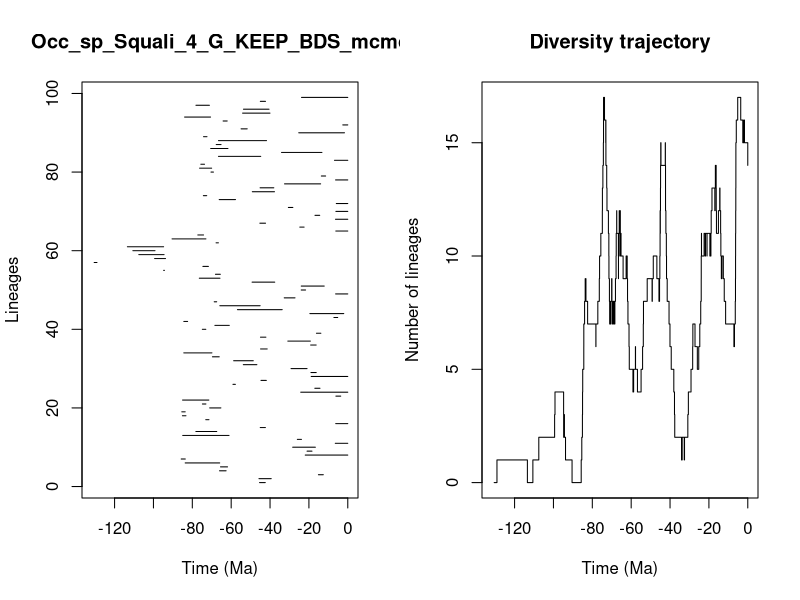

The R source for this figure:


pdf(file='../Results/Species/5_MA_bins_EP_FT/pyrate_mcmc_logs/Occ_sp_Squali_4_G_KEEP_BDS_mcmc_LTT.pdf',width=0.6*20, height=0.6*10)
title = "Occ_sp_Squali_4_G_KEEP_BDS_mcmc"
ts=c(45.39765163712693, 45.7048144458054,15.106788825376142,66.00128608010246,65.49631381867212,83.66279232344999,85.7175024663365,21.8938570199957,20.958293019201243,28.35585014893922,6.4322725295907155,25.957040347051667,84.9390410272252,78.17096182602226,45.04467745053198,6.209454896052429,73.07581266078573,85.0927284011288,85.41223996083,71.06782082398426,74.80328371701364,85.01768848954907,6.12129455943473,24.21295459481048,16.960437600622296,59.090571383690005,44.666678098583965,18.825545970815895,18.964901792030375,29.204610546705563,53.76052915485589,58.732816488477276,69.64058865995193,84.38187898173831,44.876703303053596,19.105515849687183,30.84811671281253,44.92915665572952,16.12055097295563,74.84313524228884,68.38572842051055,84.37186235277173,7.141846686816542,19.50499593908773,56.776254977442896,65.83879713396755,68.72645055775398,32.70449822997451,6.263265861873146,23.959151681094976,23.9435544425889,49.24622271149174,76.4032041349608,68.09003243253017,94.75116518119808,74.56063486361458,130.50240903983945,99.39837491242706,107.53426732590376,110.5860202714398,113.40786461981574,67.76875978096132,90.41983211732193,77.16410398537096,6.16052579257959,24.692979022497937,45.242684569522105,6.328529333980213,16.879427258850793,6.124878791786518,30.57369181521107,5.910989398013737,66.17058965677204,74.30979966233775,49.124178715445346,45.12445651403112,32.548342894564065,6.285295208195608,13.602050822716835,70.39361138319477,76.2619640276496,75.6130558479705,6.845917545254408,66.54356837966762,34.09272193295813,70.54651854110463,67.6948511828725,66.53760435087297,74.22839624401733,25.232327756296534,54.90361715297537,2.5698752524713635,64.15429649994236,83.975086130776,54.12983271735691,53.672236015371325,78.12937398849408,44.99938606121613,23.80650853726276)
te=c(42.45383125948987, 39.389720189162716,12.583503895923139,62.60060836047617,61.872447547554046,65.9003458113904,83.6107786287892,0.0,18.42186011783003,16.68237712383594,0.0,23.836056687975233,61.10909201692385,67.41494512891005,42.39325861733672,0.0,71.44324666779944,83.27226583527067,83.66440692474062,65.29970701144332,73.00688453940731,71.48907021739515,3.6280430998584476,0.0,14.30740748351614,57.823748731952286,41.9032046073245,0.0,16.23345818331014,20.952741471948404,46.7778590097672,48.62955989200769,66.15183400693542,69.91066057849353,41.464142297346704,16.270837650026234,19.25208398515236,42.13930064604908,13.853513583974754,73.05664246918305,60.97513816384582,82.41622809809088,5.178332039646391,2.068264305544966,33.74820683890858,45.10666297018404,67.4612295087063,27.154911526431572,0.0,21.71112765502885,12.108611998340596,37.58322736468224,65.77362961344588,65.58159027903274,94.3401891585387,71.71993791792787,129.06370769578885,93.78516044152893,94.5337339163525,99.20154620994363,94.76860452252716,66.57745756599618,73.00278030733557,74.22430172470455,0.0,22.479504536008516,42.32000462969744,0.0,14.439558544058027,0.0,28.261395503152674,0.0,57.75784785456683,72.58465423727286,37.71358539089041,38.0644126099249,13.970588565291989,0.0,11.401813163850191,69.12381910202892,70.05030220461073,73.72601589200275,0.0,44.79245793013625,13.301314381775775,61.6629832528644,65.21440082116591,41.811736435911065,72.45475578243365,1.698661050494729,51.75339097462987,0.0,62.04895263720561,70.6130850225433,40.034285228328805,40.51779461375784,71.19456495219345,42.32659452901281,0.0)
div_traj=c(0, 1,0,1,2,3,4,3,2,3,2,1,0,1,2,3,4,5,6,7,8,9,8,9,8,7,6,7,8,9,10,11,12,13,14,15,16,17,16,15,16,15,14,13,12,11,10,9,8,7,8,7,8,9,8,7,8,7,8,9,10,11,12,11,10,9,10,11,12,11,12,11,12,11,10,11,10,9,10,9,8,7,6,5,4,5,6,5,4,5,6,7,8,9,8,9,10,9,8,9,10,11,12,11,12,13,14,15,14,15,14,13,12,11,10,9,8,7,6,5,4,3,2,1,2,1,2,3,4,5,6,7,6,5,6,7,8,9,10,11,10,11,10,11,10,11,10,11,10,11,12,13,12,13,14,13,12,11,12,13,12,11,10,9,10,9,8,7,6,7,8,9,10,11,12,13,14,15,16,17,16,15,16,15,14)
time_events=c(130.50240903983945, 129.06370769578885,113.40786461981574,110.5860202714398,107.53426732590376,99.39837491242706,99.20154620994363,94.76860452252716,94.75116518119808,94.5337339163525,94.3401891585387,93.78516044152893,90.41983211732193,85.7175024663365,85.41223996083,85.0927284011288,85.01768848954907,84.9390410272252,84.38187898173831,84.37186235277173,83.975086130776,83.66440692474062,83.66279232344999,83.6107786287892,83.27226583527067,82.41622809809088,78.17096182602226,78.12937398849408,77.16410398537096,76.4032041349608,76.2619640276496,75.6130558479705,74.84313524228884,74.80328371701364,74.56063486361458,74.30979966233775,74.22839624401733,74.22430172470455,73.72601589200275,73.07581266078573,73.05664246918305,73.00688453940731,73.00278030733557,72.58465423727286,72.45475578243365,71.71993791792787,71.48907021739515,71.44324666779944,71.19456495219345,71.06782082398426,70.6130850225433,70.54651854110463,70.39361138319477,70.05030220461073,69.91066057849353,69.64058865995193,69.12381910202892,68.72645055775398,68.38572842051055,68.09003243253017,67.76875978096132,67.6948511828725,67.4612295087063,67.41494512891005,66.57745756599618,66.54356837966762,66.53760435087297,66.17058965677204,66.15183400693542,66.00128608010246,65.9003458113904,65.83879713396755,65.77362961344588,65.58159027903274,65.49631381867212,65.29970701144332,65.21440082116591,64.15429649994236,62.60060836047617,62.04895263720561,61.872447547554046,61.6629832528644,61.10909201692385,60.97513816384582,59.090571383690005,58.732816488477276,57.823748731952286,57.75784785456683,56.776254977442896,54.90361715297537,54.12983271735691,53.76052915485589,53.672236015371325,51.75339097462987,49.24622271149174,49.124178715445346,48.62955989200769,46.7778590097672,45.7048144458054,45.39765163712693,45.242684569522105,45.12445651403112,45.10666297018404,45.04467745053198,44.99938606121613,44.92915665572952,44.876703303053596,44.79245793013625,44.666678098583965,42.45383125948987,42.39325861733672,42.32659452901281,42.32000462969744,42.13930064604908,41.9032046073245,41.811736435911065,41.464142297346704,40.51779461375784,40.034285228328805,39.389720189162716,38.0644126099249,37.71358539089041,37.58322736468224,34.09272193295813,33.74820683890858,32.70449822997451,32.548342894564065,30.84811671281253,30.57369181521107,29.204610546705563,28.35585014893922,28.261395503152674,27.154911526431572,25.957040347051667,25.232327756296534,24.692979022497937,24.21295459481048,23.959151681094976,23.9435544425889,23.836056687975233,23.80650853726276,22.479504536008516,21.8938570199957,21.71112765502885,20.958293019201243,20.952741471948404,19.50499593908773,19.25208398515236,19.105515849687183,18.964901792030375,18.825545970815895,18.42186011783003,16.960437600622296,16.879427258850793,16.68237712383594,16.270837650026234,16.23345818331014,16.12055097295563,15.106788825376142,14.439558544058027,14.30740748351614,13.970588565291989,13.853513583974754,13.602050822716835,13.301314381775775,12.583503895923139,12.108611998340596,11.401813163850191,7.141846686816542,6.845917545254408,6.4322725295907155,6.328529333980213,6.285295208195608,6.263265861873146,6.209454896052429,6.16052579257959,6.124878791786518,6.12129455943473,5.910989398013737,5.178332039646391,3.6280430998584476,2.5698752524713635,2.068264305544966,1.698661050494729,0.0)
                par(mfrow=c(1,2))
                L = length(ts)
                plot(ts, 1:L , xlim=c(-max(ts)-1,0), pch=20, type="n", main=title,xlab="Time (Ma)",ylab="Lineages")
                for (i in 1:L){segments(x0=-te[i],y0=i,x1=-ts[i],y1=i)}    
                t = -time_events
                plot(div_traj ~ t,type="s", main = "Diversity trajectory",xlab="Time (Ma)",ylab="Number of lineages",xlim=c(-max(ts)-1,0))
                abline(v=c(65,200,251,367,445),lty=2,col="gray")
                
